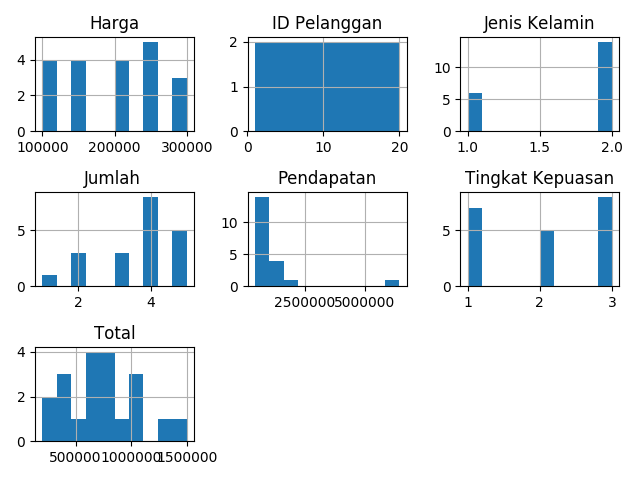

Reproduce this figure in Python.
# Untuk menggambar scatter plot kita dapat menggunakan
# method .plot.scatter() pada pandas atau menggunakan .scatter() pada matplotlib

from scipy import stats
import numpy as np
import pandas as pd
import matplotlib.pyplot as plt
plt.clf()

# mengambil data contoh
raw_data = pd.read_csv(
    "https://storage.googleapis.com/dqlab-dataset/dataset_statistic.csv", sep=';')

# melihat isi dari data
print(raw_data)

plt.figure()
# visualisasi diagram pencar untuk variabel 'Pendapatan' dan 'Total' menggunakan 'plot.scatter' dari pandas
raw_data.plot.scatter(x='Pendapatan', y='Total')
plt.title('plot.scatter dari pandas', size=14)
plt.tight_layout()
plt.show()

# visualisasi diagram pencar untuk variabel 'Pendapatan' dan 'Total' menggunakan 'plt.scatter' dari matplotlib
plt.scatter(x='Pendapatan', y='Total', data=raw_data)
plt.title('plt.scatter dari matplotlib', size=14)
plt.tight_layout()
plt.show()


# Catatan: Perhatikan bahwa walaupun keduanya mengeluarkan gambar yang sama,
# namun dapat dilihat bahwa hasil dari plot.scatter lebih lengkap karena terdapat label untuk masing-masing
# variabel yang secara otomatis dibuat, tidak seperti plt.scatter yang harus ditulis manual.

# visualisasi diagram pencar untuk variabel 'Pendapatan' dan 'Total' menggunakan 'plt.scatter' dari matplotlib.pyplot
plt.scatter(x='Pendapatan', y='Total', data=raw_data)
plt.xlabel('Pendapatan')
plt.ylabel('Total')
plt.show()


# Untuk menggambar histogram kita dapat menggunakan method .hist() dari pandas
# atau menggunakan pyplot.hist() dari matplotlib.

plt.clf()

plt.figure()
# melihat distribusi data kolom 'Pendapatan' menggunakan 'hist' dari pandas
raw_data.hist(column='Pendapatan')
plt.title('.hist dari pandas', size=14)
plt.tight_layout()
plt.show()

plt.figure()
# melihat distribusi data kolom 'Pendapatan' menggunakan 'pyplot.hist' dari matplotlib.pyplot
plt.hist(x='Pendapatan', data=raw_data)
plt.xlabel('Pendapatan')
plt.title('pyplot.hist dari matplotlib.pyplot', size=14)
plt.tight_layout()
plt.show()


# Pada bagian ini, kita akan membuat box plot. Ada 2 box plot yang akan dihasilkan.

plt.clf()

# melihat box plot dari kolom 'Pendapatan' menggunakan method '.boxplot' dari pandas
plt.figure()
raw_data.boxplot(column='Pendapatan')
plt.title('.boxplot dari pandas', size=14)
plt.tight_layout()
plt.show()

# melihat box plot dari kolom 'Pendapatan' menggunakan method '.boxplot' dari matplotlib
plt.figure()
plt.boxplot(x='Pendapatan', data=raw_data)
plt.xlabel('Pendapatan')
plt.title('pyplot.boxplot dari matplotlib.pyplot', size=14)
plt.tight_layout()
plt.show()


# Diagram batang atau bar plot adalah plot yang digunakan untuk menghitung frekuensi dari data.

plt.clf()

# hitung frekuensi dari masing-masing nilai pada kolom 'Produk'
class_freq = raw_data['Produk'].value_counts()

# lihat nilai dari class_freq
print(class_freq)

plt.figure()
# membuat bar plot dengan method `plot.bar()` dari pandas
class_freq.plot.bar()
plt.title('.bar dari pandas', size=14)
plt.tight_layout()
plt.show()

plt.figure()
# membuat bar plot dengan method `plt.bar()` dari matplotlib
plt.bar(x=class_freq.index, height=class_freq.values)
plt.title('plt.bar dari matplotlib.pyplot', size=14)
plt.tight_layout()
plt.show()


# Diagram pie atau pie chart adalah plot lainnya yang dapat digunakan
# untuk menampilkan frekuensi dalam bentuk proporsi.

# Untuk menampilkan diagram pie kita dapat
# menggunakan pyplot.pie dari matplotlib atau method plot.pie() dari pandas.

plt.clf()

plt.figure()
# membuat pie chart menggunakan method 'pyplot.pie()' dari matplotlib
plt.pie(class_freq.values, labels=class_freq.index)
plt.title('plt.pie dari matplotlib.pyplot', size=14)
plt.tight_layout()
plt.show()

plt.figure()
# membuat pie chart menggunakan method 'plot.pie' dari pandas
class_freq.plot.pie()
plt.title('plot.pie dari pandas', size=14)
plt.tight_layout()
plt.show()


# Kita sudah mempelajari bagaimana membuat histogram pada materi sebelumnya.
# Pada kesempatan kali ini kita akan mencoba melakukan transformasi data untuk mengubah distribusi data
# yang tadinya skew menjadi berdistribusi normal.

# Transformasi Untuk Data Skew ke Kanan
# Perhatikan beberapa distribusi berikut :
# Lihat gambar pada file TransformasiData_Kaitannya_DistribusiData.png

# Perhatikan bahwa variabel Pendapatan memiliki distribusi data dengan skewness ke kanan.
# Sedangkan variabel seperti Harga memiliki distribusi data dengan skewness ke kiri.

# Untuk mengubah distribusi data menjadi normal untuk data skew ke kanan kita dapat menggunakan
# fungsi logaritma, akar kuadrat, akar tiga dan akar resiprokal lainnya.

# Sedangkan untuk mengubah distribusi data menjadi normal untuk data skew ke kiri kita bisa menggunakan
# kuadrat, pangkat 3 dan pangkat n.

# Untuk menggunakan fungsi-fungsi berikut kita dapat menggunakan
# method .log(), .sqrt(), .power() dari numpy atau dengan operasi matematika biasa.

# Kita dapat menguji dengan mudah apakah hasil transformasi sudah mendekati distribusi normal
# atau belum dengan menggunakan Q-Q plot.
# Untuk membuat Q-Q plot kita cukup memanggil fungsi qqplot dari statsmodels.

# Perhatikan bahwa jika hampir semua titik terletak pada garis,
# maka distribusi dari data sudah mendekati distribusi normal.
# Perhatikan perbedaannya sebelum dilakukan transformasi.

plt.clf()

plt.figure()
raw_data.hist()
plt.title('Histogram seluruh kolom', size=14)
plt.tight_layout()
plt.show()

plt.figure()
raw_data['Pendapatan'].hist()
plt.title('Histogram pendapatan', size=14)
plt.tight_layout()
plt.show()

plt.figure()
# transformasi menggunakan akar lima
np.power(raw_data['Pendapatan'], 1/5).hist()
plt.title('Histogram pendapatan - ransformasi menggunakan akar lima', size=14)
plt.tight_layout()
plt.show()

# simpan hasil transformasi
pendapatan_akar_lima = np.power(raw_data['Pendapatan'], 1/5)

plt.figure()
# membuat qqplot pendapatan - transformasi menggunakan akar lima
stats.probplot(pendapatan_akar_lima, plot=plt)
plt.title('qqplot pendapatan - transformasi menggunakan akar lima', size=14)
plt.tight_layout()
plt.show()

plt.figure()
# membuat qqplot pendapatan
stats.probplot(raw_data['Pendapatan'], plot=plt)
plt.title('qqplot pendapatan', size=14)
plt.tight_layout()
plt.show()
